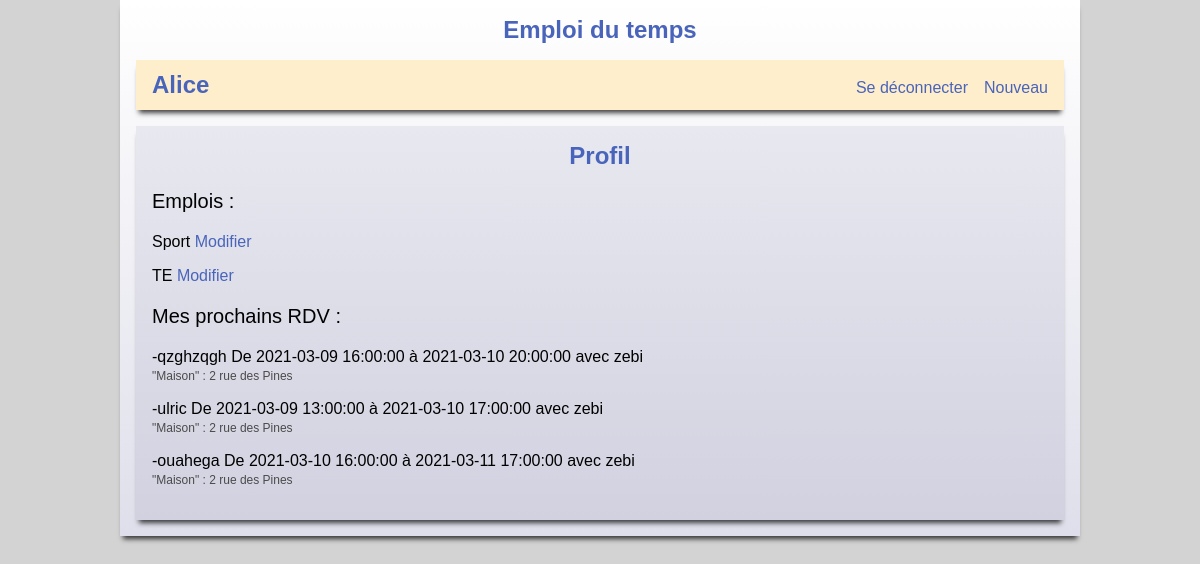
The app's page /profil (signed in), older data.
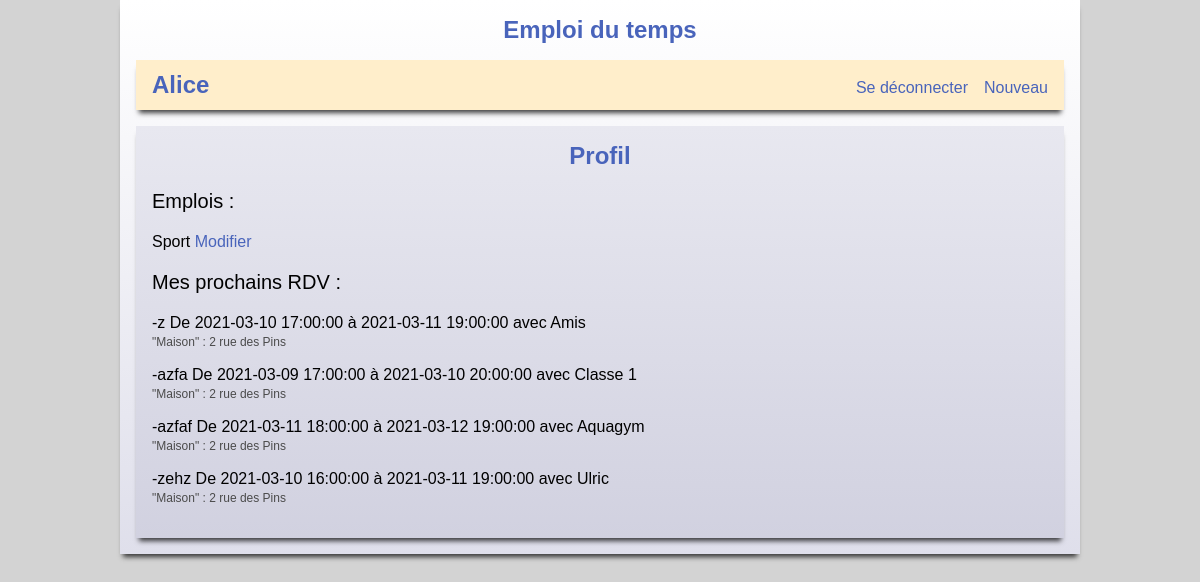
The same page, newer data.
### tables this page shows
CREATE TABLE emploi (
  id_e      INTEGER     PRIMARY KEY AUTOINCREMENT,
  auteur_id INTEGER     NOT NULL REFERENCES membres (id_m),
  cree_le   TIMESTAMP   NOT NULL DEFAULT CURRENT_TIMESTAMP,
  nom       VARCHAR(50) NOT NULL
);

CREATE TABLE horaire (
  id_h        INTEGER     PRIMARY KEY AUTOINCREMENT,
  emploi_id   INTEGER     NOT NULL REFERENCES emploi (id_e),
  groupe_id   INTEGER     REFERENCES groupe (id_g),
  lieu_id     INTEGER     REFERENCES lieu (id_l),
  debut       TIMESTAMP   NOT NULL,
  fin         TIMESTAMP   NOT NULL,
  description TEXT,
  CHECK (debut < fin)
);

CREATE TABLE groupe (
  id_g      INTEGER     PRIMARY KEY AUTOINCREMENT,
  auteur_id INTEGER     NOT NULL REFERENCES membres (id_m),
  nom       VARCHAR(30) NOT NULL
);

CREATE TABLE lieu (
  id_l      INTEGER     PRIMARY KEY AUTOINCREMENT,
  auteur_id INTEGER     NOT NULL REFERENCES membres (id_m),
  nom       VARCHAR(50) NOT NULL,
  adresse   VARCHAR(100)   
);

### app.py (the view)
@app.route('/profil')
def profil():
    global emplois
    global cday
    global semaine
    emplois = recuperer_emplois(session['userid'])
    cday = datetime.date.today()
    semaine = current_week(cday)
    horaires = recuperer_horaire_de_groupe(session['userid'])
    return render_template('profil.html', infos = (emplois, horaires))

### date.py (called while the page is built)
def current_week(cday):
    calendar = Calendar()
    months = calendar.monthdatescalendar(cday.year, cday.month)
    for week in months:
        for day in week:
            if day == cday:
                curr_week = week
    result = []
    for i in range(len(curr_week)):
        result.append(Jour(curr_week[i]))
    return result

def jourl_avec_jour(annee, mois, jour):
    calendar = Calendar()
    months = calendar.monthdatescalendar(annee, mois)
    for week in months:
        for i in range(len(week)):
            if week[i].day == jour:
                return jours[i]

### db.py (called while the page is built)
def recuperer_emplois(id):
    with db.connect("emploi.db") as c:
        curs = c.execute("""SELECT nom, cree_le, id_e FROM emploi WHERE auteur_id = ?""", (id,))
        emplois = curs.fetchall()
        result = [0] * len(emplois)
        for i in range(len(emplois)):
            curs = c.execute("""SELECT id_h, groupe_id, lieu_id, debut, fin, description FROM horaire WHERE emploi_id = ?""", (emplois[i][2],))
            horaires = curs.fetchall()
            result[i] = (emplois[i], horaires)
        return result

def recuperer_horaire_de_groupe(id_m):
    with db.connect("emploi.db") as c:
        curs = c.execute("""SELECT horaire.description, horaire.debut, horaire.fin, lieu.nom, lieu.adresse, groupe.nom FROM horaire
                        JOIN lieu ON lieu.id_l = horaire.lieu_id
                        JOIN membre_de_groupe ON horaire.groupe_id = membre_de_groupe.groupe_id
                        JOIN groupe ON groupe.id_g = horaire.groupe_id
                        WHERE membre_de_groupe.membre_id = ? and horaire.debut > CURRENT_TIMESTAMP""", (id_m,))
        return curs.fetchall()

### templates/profil.html
{% extends 'base.html' %}
{% block entete %}
    <h2>Profil</h2>
{% endblock %}
{% block contenu %}
    {% if infos != None %}
        <p style='font-size: 125%;'>Emplois :</p>
        {% for emploi in infos[0] %}
            <p>{{ emploi[0][0] }} <a href='{{ url_for("setemploi", id_emploi=emploi[0][2]) }}'>Modifier</a></p>
        {% endfor %}
        <p style='font-size: 125%;'>Mes prochains RDV :</p>
        {% for info in infos[1] %}
            <p>-{{ info[0] }} De {{ info[1] }} à {{ info[2] }} avec {{ info[5] }} <br> <span style='color : rgb(75, 75, 75); font-size: 75%;'>"{{ info[3] }}" : {{ info[4] }}</span></p>
        {% endfor %}
    {% endif %}
{% endblock %}

### templates/base.html (shortened to what this page needs)
<!DOCTYPE html>
<html>
    <head>
        {% include 'head.html' %}
    </head>
    <body>
        <section id='corps'>
        <h1><a href='{{ url_for("accueil") }}'>Emploi du temps</a></h1>
        <nav>
            {% include 'nav.html' %}
        </nav>
            <section id='articles'>
            <header>
                {% block entete %}{% endblock %}
            </header>
            {% block contenu %}{% endblock %}
            </section>
        </section>
    </body>
</html>

### templates/head.html
<link rel="stylesheet" href="{{ url_for('static', filename='style.css') }}">

### templates/nav.html (shortened to what this page needs)
{% if 'userid' in session %}
<ul>
    <li><h2><a href='{{ url_for("profil") }}'>{{ session['usernickname'] }}</a></h2>
    </li>
</ul>
<ul>
    <li><a href='{{ url_for("logout") }}'>Se déconnecter</a></li>
    <li><a>Nouveau</a>
    </li>
</ul>
{% else %}
<h2>Non connecté</h2>
<ul>
    <li><a href='{{ url_for("login") }}'>S'identifier</a></li>
    <li><a href='{{ url_for("register") }}'>Créer un compte</a></li>
</ul>
{% endif %}

### static/style.css (style rules this page uses)
html { font-family: sans-serif; background: lightgrey; }
body { margin: 0 auto; }
body h1 { margin-top: 0; margin-bottom: 1rem; padding-top: 1rem; text-align: center; }
body h2 { text-align: center; margin: 0; }
nav { margin-left: 1rem; margin-right: 1rem; display: flex; height: 50px; justify-content: space-between; align-items: baseline; background: rgb(255, 238, 203); -webkit-box-shadow: 0px 6px 5px -3px rgba(0,0,0,0.75); box-shadow: 0px 6px 5px -3px rgba(0,0,0,0.75); }
nav h2 { padding-left: 0; margin: 11px; margin-left : 1rem; }
nav ul { display: flex; list-style-type: none; padding-left : 0; margin : 0; }
nav ul li { margin-right: 1rem; }
a { text-decoration: none; }
#corps { position: relative; z-index: 10; max-width: 960px; margin: 0 auto; background: linear-gradient(white, rgb(223, 223, 235)); padding-bottom: 1rem; -webkit-box-shadow: 0px 6px 5px -3px rgba(0,0,0,0.75); box-shadow: 0px 6px 5px -3px rgba(0,0,0,0.75); }
#articles { margin: 1rem; margin-bottom: 0; background: linear-gradient(rgb(232, 232, 240), rgb(209, 209, 224)); padding: 1rem; -webkit-box-shadow: 0px 6px 5px -3px rgba(0,0,0,0.75); box-shadow: 0px 6px 5px -3px rgba(0,0,0,0.75); }
h1, h2, h3, a { color: rgb(73, 100, 187); }

Row changes from the older to the newer data that the page shows:
removed emploi: nom "TE"
changed horaire: description "qzghzqgh" → "z"; debut "2021-03-09 16:00:00" → "2021-03-10 17:00:00"; fin "2021-03-10 20:00:00" → "2021-03-11 19:00:00"; nom "zebi" → "Amis"; adresse "2 rue des Pines" → "2 rue des Pins"
changed horaire: description "ulric" → "azfa"; debut "2021-03-09 13:00:00" → "2021-03-09 17:00:00"; fin "2021-03-10 17:00:00" → "2021-03-10 20:00:00"; nom "zebi" → "Classe 1"; adresse "2 rue des Pines" → "2 rue des Pins"
changed horaire: description "ouahega" → "azfaf"; debut "2021-03-10 16:00:00" → "2021-03-11 18:00:00"; fin "2021-03-11 17:00:00" → "2021-03-12 19:00:00"; nom "zebi" → "Aquagym"; adresse "2 rue des Pines" → "2 rue des Pins"
added horaire: description "zehz", debut "2021-03-10 16:00:00", fin "2021-03-11 19:00:00", nom "Ulric", nom "Maison", adresse "2 rue des Pins"
